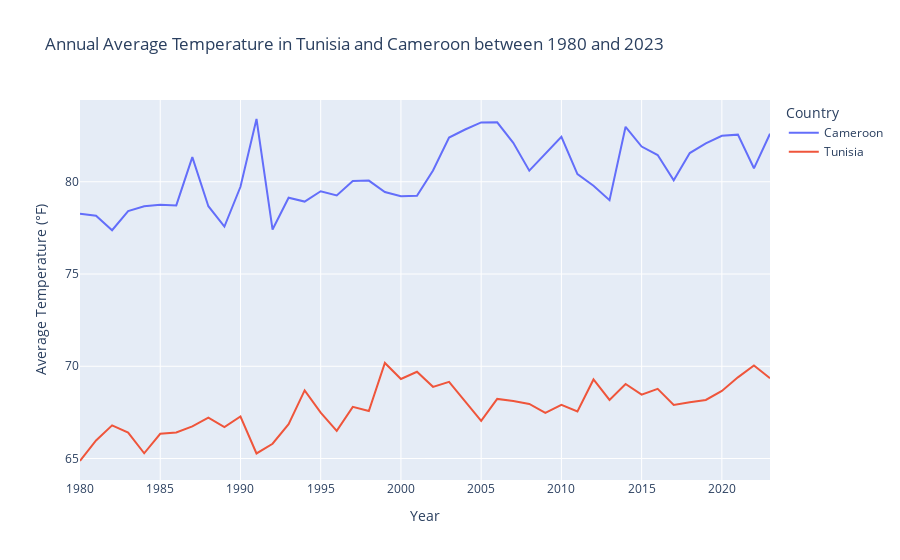

The cell this chart's notebook holds for it:
### Code cell
# Create a line chart
fig = px.line(annual_avg_tuncam, 
              x='year', 
              y='tavg', 
              color='country', 
              title='Annual Average Temperature in Tunisia and Cameroon between 1980 and 2023',
              labels={'tavg': 'Average Temperature (°F)', 'year': 'Year'})

fig.update_layout(xaxis_title='Year', yaxis_title='Average Temperature (°F)', legend_title_text='Country')

# Show the chart
fig.show()

### Figure 1 — Plotly figure (JSON) as saved in the notebook; plotly's stock layout.template omitted (floating-point values rounded to 4 significant figures)
{"data": [{"hovertemplate": "country=Cameroon<br>Year=%{x}<br>Average Temperature (°F)=%{y}<extra></extra>", "legendgroup": "Cameroon", "line": {"color": "#636efa", "dash": "solid"}, "marker": {"symbol": "circle"}, "mode": "lines", "name": "Cameroon", "orientation": "v", "showlegend": true, "type": "scatter", "x": [1980, 1981, 1982, 1983, 1984, 1985, 1986, 1987, 1988, 1989, 1990, 1991, 1992, 1993, 1994, 1995, 1996, 1997, 1998, 1999, 2000, 2001, 2002, 2003, 2004, 2005, 2006, 2007, 2008, 2009, 2010, 2011, 2012, 2013, 2014, 2015, 2016, 2017, 2018, 2019, 2020, 2021, 2022, 2023], "xaxis": "x", "y": [78.26, 78.16, 77.38, 78.41, 78.67, 78.75, 78.72, 81.34, 78.68, 77.57, 79.73, 83.4, 77.41, 79.13, 78.93, 79.48, 79.26, 80.04, 80.06, 79.44, 79.21, 79.24, 80.61, 82.4, 82.83, 83.22, 83.22, 82.11, 80.6, 81.51, 82.43, 80.42, 79.78, 79.0, 82.98, 81.91, 81.45, 80.08, 81.56, 82.08, 82.49, 82.55, 80.73, 82.6], "yaxis": "y"}, {"hovertemplate": "country=Tunisia<br>Year=%{x}<br>Average Temperature (°F)=%{y}<extra></extra>", "legendgroup": "Tunisia", "line": {"color": "#EF553B", "dash": "solid"}, "marker": {"symbol": "circle"}, "mode": "lines", "name": "Tunisia", "orientation": "v", "showlegend": true, "type": "scatter", "x": [1980, 1981, 1982, 1983, 1984, 1985, 1986, 1987, 1988, 1989, 1990, 1991, 1992, 1993, 1994, 1995, 1996, 1997, 1998, 1999, 2000, 2001, 2002, 2003, 2004, 2005, 2006, 2007, 2008, 2009, 2010, 2011, 2012, 2013, 2014, 2015, 2016, 2017, 2018, 2019, 2020, 2021, 2022, 2023], "xaxis": "x", "y": [64.87, 65.98, 66.8, 66.4, 65.28, 66.34, 66.41, 66.74, 67.21, 66.71, 67.28, 65.28, 65.8, 66.86, 68.69, 67.48, 66.5, 67.8, 67.58, 70.18, 69.31, 69.7, 68.88, 69.16, 68.1, 67.04, 68.23, 68.11, 67.96, 67.47, 67.91, 67.55, 69.29, 68.18, 69.04, 68.46, 68.78, 67.9, 68.05, 68.17, 68.66, 69.4, 70.04, 69.35], "yaxis": "y"}], "layout": {"autosize": true, "legend": {"title": {"text": "Country"}, "tracegroupgap": 0}, "title": {"text": "Annual Average Temperature in Tunisia and Cameroon between 1980 and 2023"}, "xaxis": {"anchor": "y", "autorange": true, "domain": [0, 1], "range": [1980, 2023], "title": {"text": "Year"}, "type": "linear"}, "yaxis": {"anchor": "x", "autorange": true, "domain": [0, 1], "range": [63.84, 84.43], "title": {"text": "Average Temperature (°F)"}, "type": "linear"}}}
